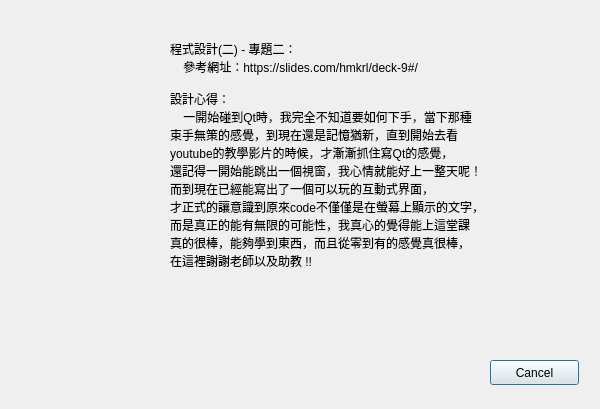
<?xml version="1.0" encoding="UTF-8"?>
<ui version="4.0">
 <class>AboutDialog</class>
 <widget class="QDialog" name="AboutDialog">
  <property name="geometry">
   <rect>
    <x>0</x>
    <y>0</y>
    <width>600</width>
    <height>409</height>
   </rect>
  </property>
  <property name="windowTitle">
   <string>說明</string>
  </property>
  <property name="windowIcon">
   <iconset resource="resources.qrc">
    <normaloff>:/Resources/img/myGrade.png</normaloff>:/Resources/img/myGrade.png</iconset>
  </property>
  <widget class="QPushButton" name="About_cancel">
   <property name="geometry">
    <rect>
     <x>490</x>
     <y>360</y>
     <width>89</width>
     <height>25</height>
    </rect>
   </property>
   <property name="text">
    <string>Cancel</string>
   </property>
  </widget>
  <widget class="QLabel" name="label_2">
   <property name="geometry">
    <rect>
     <x>170</x>
     <y>40</y>
     <width>411</width>
     <height>301</height>
    </rect>
   </property>
   <property name="text">
    <string>程式設計(二) - 專題二：
    參考網址：https://slides.com/hmkrl/deck-9#/

設計心得：
    一開始碰到Qt時，我完全不知道要如何下手，當下那種
束手無策的感覺，到現在還是記憶猶新，直到開始去看
youtube的教學影片的時候，才漸漸抓住寫Qt的感覺，
還記得一開始能跳出一個視窗，我心情就能好上一整天呢！
而到現在已經能寫出了一個可以玩的互動式界面，
才正式的讓意識到原來code不僅僅是在螢幕上顯示的文字，
而是真正的能有無限的可能性，我真心的覺得能上這堂課
真的很棒，能夠學到東西，而且從零到有的感覺真很棒，
在這裡謝謝老師以及助教 !!</string>
   </property>
   <property name="alignment">
    <set>Qt::AlignLeading|Qt::AlignLeft|Qt::AlignTop</set>
   </property>
  </widget>
  <widget class="QLabel" name="label">
   <property name="geometry">
    <rect>
     <x>-30</x>
     <y>40</y>
     <width>191</width>
     <height>311</height>
    </rect>
   </property>
   <property name="text">
    <string/>
   </property>
   <property name="pixmap">
    <pixmap resource="resources.qrc">:/Resources/img/supass_100.jpeg</pixmap>
   </property>
  </widget>
 </widget>
 <resources>
  <include location="resources.qrc"/>
 </resources>
 <connections>
  <connection>
   <sender>About_cancel</sender>
   <signal>clicked()</signal>
   <receiver>AboutDialog</receiver>
   <slot>close()</slot>
   <hints>
    <hint type="sourcelabel">
     <x>498</x>
     <y>373</y>
    </hint>
    <hint type="destinationlabel">
     <x>448</x>
     <y>373</y>
    </hint>
   </hints>
  </connection>
 </connections>
</ui>
